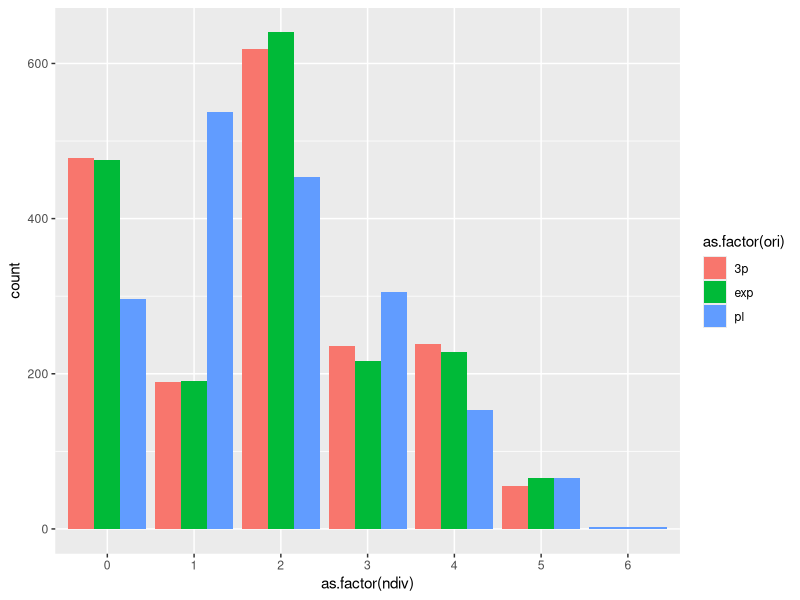
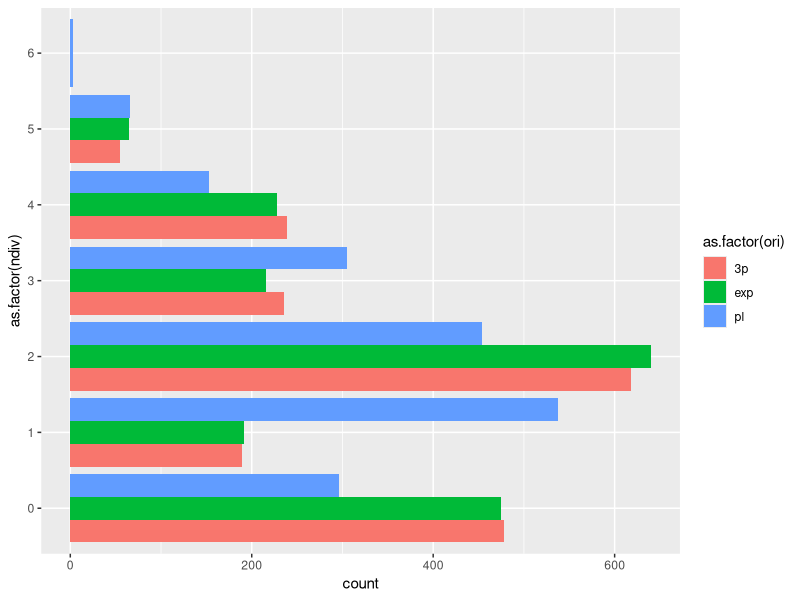

The R script that drew these images, in order:
## ---- chunk 1
library(readxl)
library(tidyverse)
## ---- chunk 2
expdf<-read_excel("exp_data.xlsx")
expdf$ori="exp"


#Power law model
fndiv<-function(x,ss,ns){
  return(sum(log2(x/ss)+rnorm(1,mean=0,sd=ns)>c(0,1,2,3,4,5)))
}
ndiv<-apply(X=expdf[,1],MARGIN=1,FUN=fndiv,169.9798,0.7)
pldf<-data.frame(vol=expdf$vol,ndiv=ndiv)
pldf$ori<-"pl"

#3 parameter model
fndiv<-function(x,ss,ns,z0){
  return(sum(log2(x/ss)+rnorm(1,mean=0,sd=ns)>c(z0,1,2,3,4,5)))
}
ndiv<-apply(X=expdf[,1],MARGIN=1,FUN=fndiv,146.6105, 0.3111578, 0.7004869)
p3df<-data.frame(vol=expdf$vol,ndiv=ndiv)
p3df$ori<-"3p"

cmpdf<-rbind(expdf,pldf,p3df)
## ---- chunk 3

ggplot(cmpdf)+
  geom_histogram(aes(x=as.factor(ndiv),fill=as.factor(ori)),stat = "count",position = "dodge")

ggplot(cmpdf)+
  geom_histogram(aes(y=as.factor(ndiv),fill=as.factor(ori)),stat = "count",position = "dodge")

